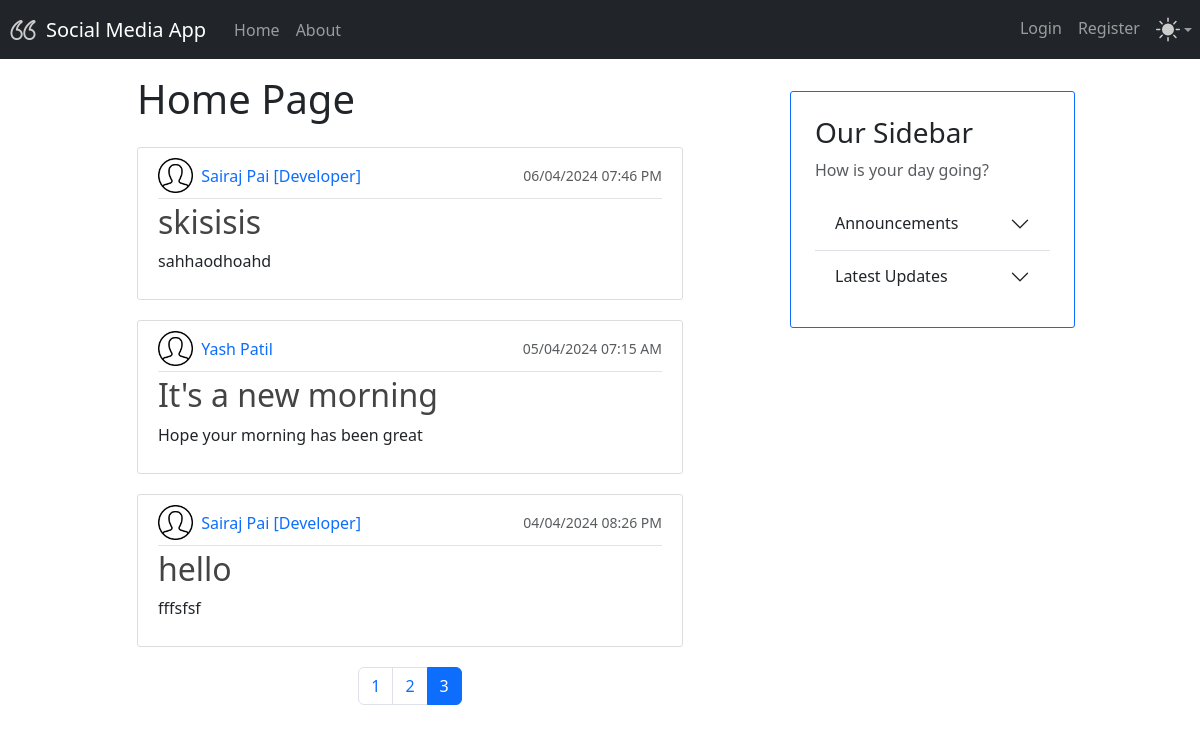
The app's page /?page=3, older data.
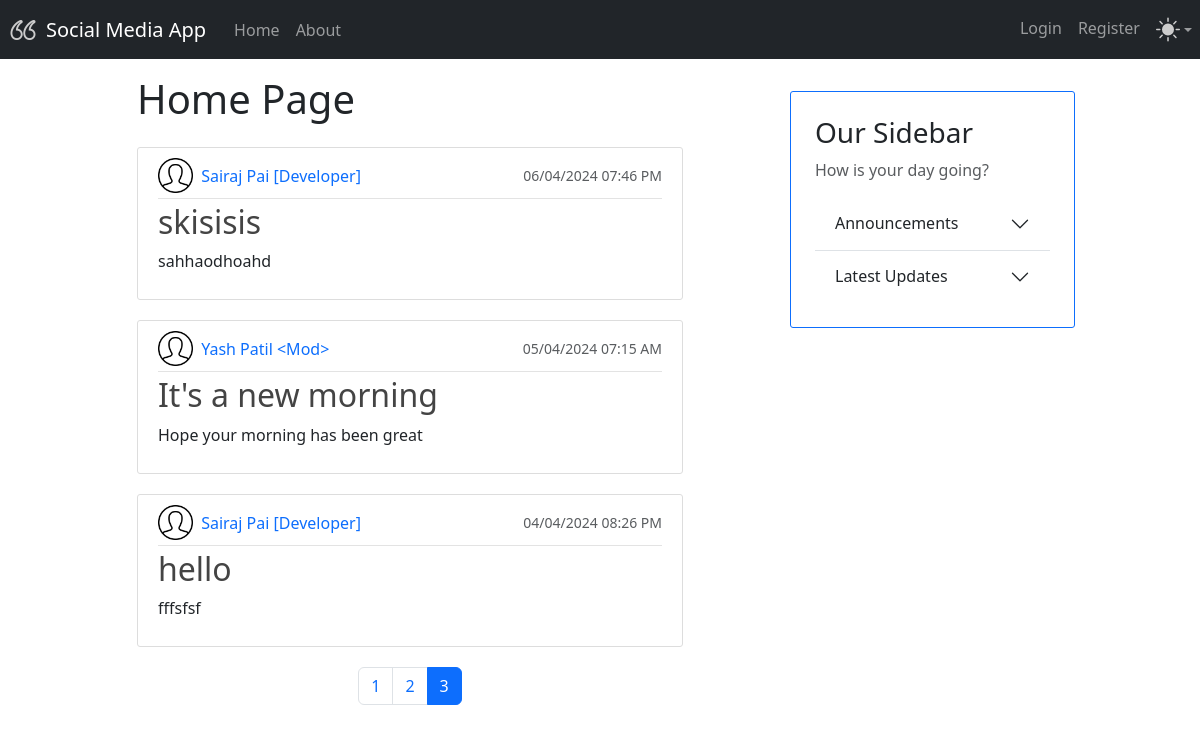
The same page, newer data.
### models.py (models this page shows, shortened)
class Base(DeclarativeBase): # pylint: disable=too-few-public-methods
    pass

class Posts(Base): # pylint: disable=too-few-public-methods
    __tablename__ = "posts"
    id: Mapped[int] = mapped_column(primary_key=True)
    title: Mapped[str] = mapped_column(nullable=False)
    text: Mapped[str] = mapped_column(nullable=False)
    image: Mapped[Optional[str]] = mapped_column()
    likes: Mapped[List["Likes"]] = relationship(back_populates="post")
    timestamp: Mapped[int] = mapped_column(nullable=False)
    owner_id: Mapped[str] = mapped_column(ForeignKey("user_account.username"))
    owner: Mapped["User"] = relationship(back_populates="posts")
    comments: Mapped[List["Comments"]] = relationship(back_populates="post")
    no_of_likes = column_property(
        select(func.count(Likes.id))
        .where(Likes.liked_post_id == id)
        .scalar_subquery()
    )

class User(Base, UserMixin): # pylint: disable=too-few-public-methods
    __tablename__ = "user_account"
    username: Mapped[str] = mapped_column(primary_key=True)
    fullname: Mapped[str] = mapped_column(nullable=False)
    email: Mapped[str] = mapped_column(nullable=False, unique=True)
    password: Mapped[str] = mapped_column(nullable=False)
    profile_pic_url: Mapped[Optional[str]] = mapped_column(default="user.png")
    posts: Mapped[List["Posts"]] = relationship(back_populates="owner")

### app.py (the view)
@app.route("/")
def home():
    page = request.args.get('page', 1, type=int)
    query = db.select(Posts).order_by(Posts.timestamp.desc())
    posts = db.paginate(query, page = page, per_page=10)
    tz=timezone("Asia/Kolkata")
    return render_template('home.html', title='Home', page=page,
                           posts=posts,datetime=datetime,tz=tz)

### templates/home.html
{% extends "layout.html" %}
{% import "macros.html" as macro %}
{% block content %}
    {% if current_user.is_authenticated %}
        <h1 class="mt-2 mb-4"> Welcome, {{ current_user.fullname }}! </h1>
    {% else %}
        <h1 class="mt-2 mb-4"> Home Page </h1>
    {% endif %}
    {% for post in posts %}
        <article class="media content-section card">
            {{ macro.render_post(post, datetime, tz) }}
        </article>
    {% endfor %}
    <div class="container mt-6">
      <ul class="pagination justify-content-center">
        {% for page in posts.iter_pages(left_edge=1,right_edge=1, left_current=2, right_current=2) %}
          {% if page %}
            {% if posts.page == page %}
            <li class="page-item active"><a class="page-link" href="{{ url_for('home', page=page) }}">{{ page }}</a></li>
            {% else %}
            <li class="page-item"><a class="page-link" href="{{ url_for('home', page=page) }}">{{ page }}</a></li>
            {% endif %}
          {% else %}
          <li class="page-item disabled"><span class="page-link">...</span></li>
          {% endif %}
        {% endfor %}
      </ul>
    </div>
{% endblock %}

### templates/macros.html (shortened to what this page needs)
{% macro render_post(post, datetime, tz) -%}
    <div class="media-body">
        <div class="article-metadata d-flex justify-content-between">
            <div>
                {% if post.owner.profile_pic_url == "user.png" %}
                    <img class="mb-1 me-1" src="{{ url_for('static', filename='user.png') }}" alt="{{ post.owner.fullname }} profile picture" width="35px">
                {% endif %}
                <a class="text-decoration-none me-3" href="#">{{ post.owner.fullname }}</a>
            </div>
            <small class="text-muted my-auto pb-1">{{ datetime.fromtimestamp(post.timestamp, tz=tz).strftime('%d/%m/%Y %I:%M %p') }}</small>
        </div>
        <h2><a class="article-title text-decoration-none" href="{{ url_for('post',post_id=post.id) }}">{{ post.title }}</a></h2>
        <p class="article-content">{{ post.text }}</p>
    </div>
{%- endmacro %}

Row changes from the older to the newer data that the page shows:
changed through a linked row, Posts "It's a new morning": owner.fullname "Yash Patil" → "Yash Patil <Mod>"
